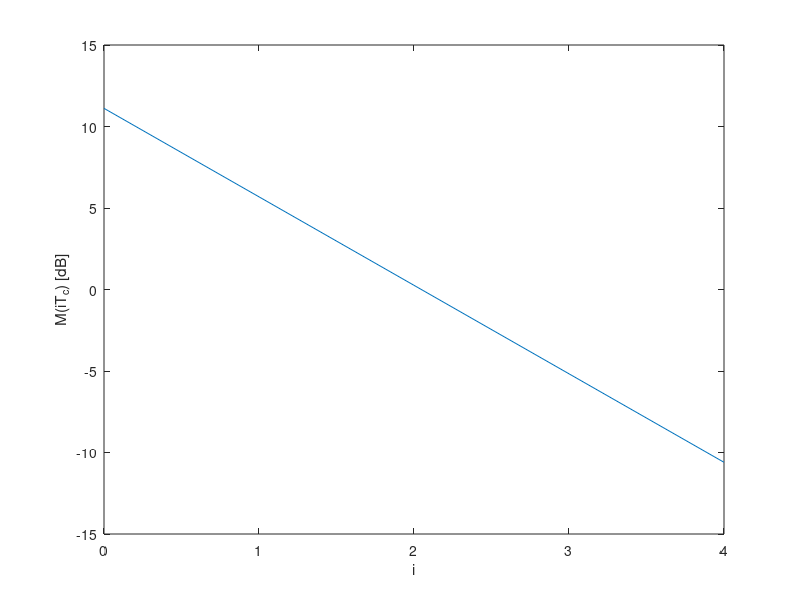

Here is the MATLAB script that generated this plot: (Note: this script raises an error after producing the figure.)
close all; clear all; clc;

T = 1; % Symbol period?
tau_rms = 0.2*T;
N_h = 5;
Tc = T/4;

Kpdp = N_h;
tau = transpose((0:Kpdp-1) .* Tc);
pdp = exp(-tau/tau_rms)./tau_rms;
% norm_pdp = pdp ./ sum(pdp);


rice_factor = 10^(2 / 10); % 2dB
C = sqrt(rice_factor/(rice_factor+1)); % Assuming normalized pdp
Md = C^2/rice_factor;
norm_pdp = pdp ./Md;

% Plot of the PDP(0..4)
figure;
plot(0:4, 10*log10(norm_pdp(1:5)));
xlabel('i');
ylabel('M(iT_c) [dB]');
print('plot_pdp', '-depsc');

% Table of the PDP(0..4)
fprintf('Normalized PDP values:\n');
for i=0:4
    fprintf('  M(%dT_c) & \\SI{%.3f}{\\dB} \\\\\n', i, 10*log10(norm_pdp(i+1)));
end

fdTc = 25e-5;
fd = fdTc / Tc;
K = 80000;
seed = 1992830049;
h = generate_ch_response(Tc, fd, norm_pdp, C, N_h, K, seed);

% Plot the channel h
Kplot = 12000;
figure;
subplot(1,3,1);
plot(0:Kplot-1, abs(h(1,1:Kplot)));
ylabel('|h_0(kT_c)|');
xlabel('k');
ylim([0 1.5]);
xlim([0 Kplot-1]);
subplot(1,3,2);
plot(0:Kplot-1, abs(h(3,1:Kplot)));
ylabel('|h_2(kT_c)|');
xlabel('k');
ylim([0 1.5]);
xlim([0 Kplot-1]);
subplot(1,3,3);
plot(0:Kplot-1, abs(h(5,1:Kplot)));
ylabel('|h_4(kT_c)|');
xlabel('k');
ylim([0 1.5]);
xlim([0 Kplot-1]);
%set(gcf, 'PaperPosition', [0 0 1600 900])
set(gcf, 'Units','centimeters', 'Position',[0 0 25 10])

%# set size on printed paper
set(gcf, 'PaperUnits','centimeters', 'PaperPosition',[0 0 25 10])
%# WYSIWYG mode: you need to adjust your screen's DPI (*)
set(gcf, 'PaperPositionMode','auto')
print('plot_h_coeff', '-depsc');

fprintf('The coherence time is %.3fT\n', 1/(10*fdTc))

% PSD 
Kf = 80000; % We need the resolution to see D
f = linspace(0, 1/Tc, Kf);
D = classical_doppler_spectrum(f, fd);
kfd = ceil(fdTc*Kf);
D(Kf - kfd +1:Kf) = flip(D(1:kfd));
%D = D ./ sum(D); % Must integrate to 1
theor_spec = D .* (norm_pdp(1) - C^2);
theor_spec(1) = theor_spec(1) + C^2*Kf;
theor_spec(Kf) = theor_spec(1);

welch_D = 5000;
welch_S = 1200;
%welch = psd_welch_estim(transpose(h(1,:)), rectwin(welch_D), welch_D, welch_S, Kf);
welch = pwelch(h(1,:), rectwin(welch_D), welch_S, Kf);

figure;
hold all;

% Draw the vertical line at fd
theor_spec_db = 10*log10(theor_spec);
i_inf = find(theor_spec_db == -Inf);
theor_spec_db(i_inf) = -1000;

plot(f, 10*log10(welch));
plot(f, theor_spec_db);
xlabel('lambda');
ylabel('dB');
legend('Welch', 'Theoretical');
ylim([-40, 10]);
print('plot_psd', '-depsc');

figure;
hold all;
plot(f, 10*log10(welch));
plot(f, theor_spec_db);
xlabel('lambda');
ylabel('dB');
legend('Welch', 'Theoretical');
xlim([0, 3*fd]);
ylim([-20, 30]);
print('plot_psd_detail', '-depsc');

% Histogram of h_0
h_0_abs = abs(h(1,:)) ./ sqrt(norm_pdp(1));
[pdf, a_pdf] = empirical_pdf(h_0_abs, 2048);
a_theo = linspace(0, 3, 2048);
theo_pdf = rice_pdf(a_theo, rice_factor);

figure;
hold all;
plot(a_pdf, pdf);
plot(a_theo, theo_pdf);
xlim([0 3]);
ylim([0 2]);
ylabel('p(a)')
xlabel('a');
legend('Estimated', 'Rice');
print('plot_pdf', '-depsc');
